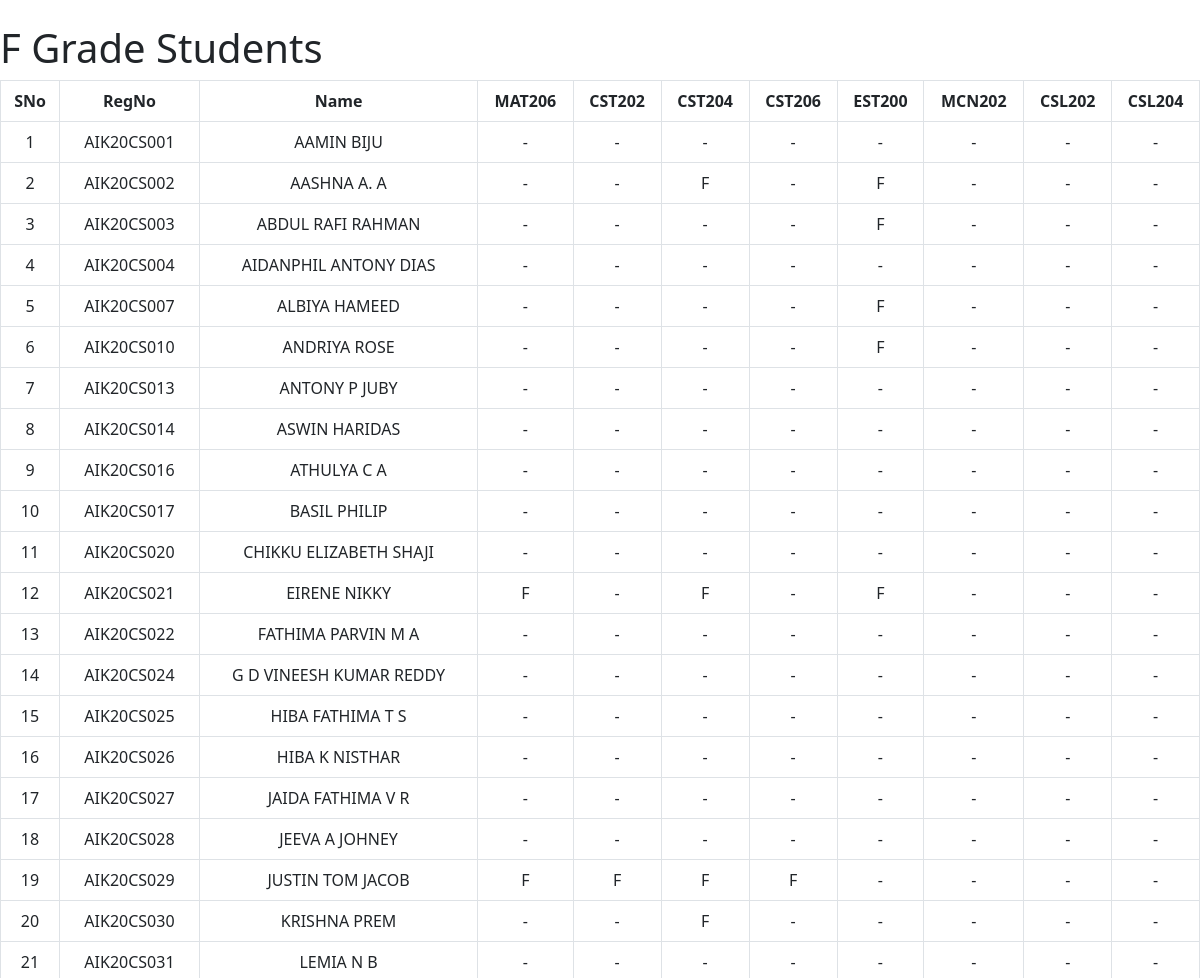
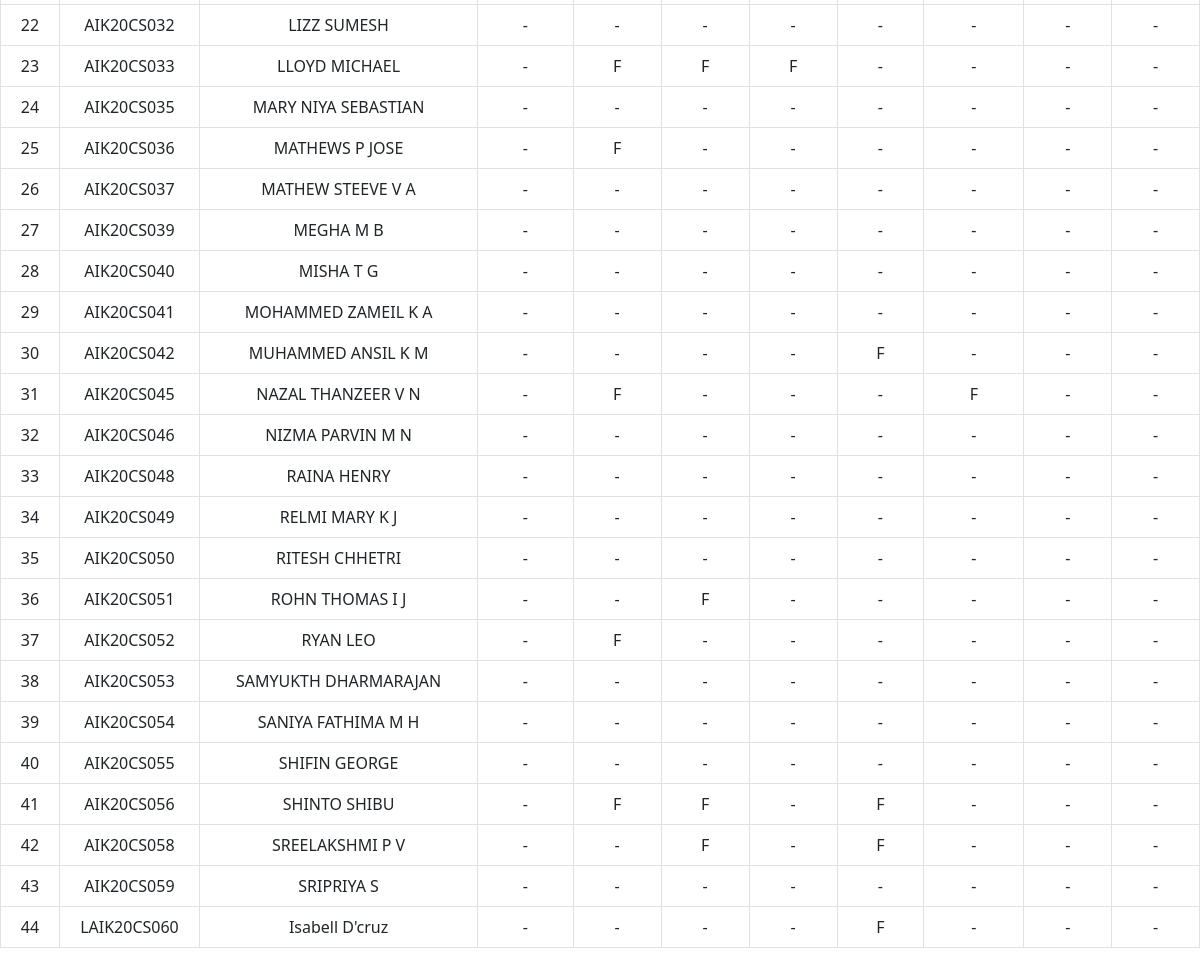
Page /2f_grade on the committed database (2 pictures, top to bottom).
### main.py (models this page shows)
class Student(db.Model):
    id = db.Column(db.Integer,primary_key=True)
    RegNo = db.Column(db.String(10),nullable=False)
    Name = db.Column(db.String(50),nullable=False)
    MAT206 = db.Column(db.String(10),nullable=False)
    CST202 = db.Column(db.String(10),nullable=False)
    CST204 = db.Column(db.String(10),nullable=False)
    CST206 = db.Column(db.String(10),nullable=False)
    EST200 = db.Column(db.String(10),nullable=False)
    MCN202 = db.Column(db.String(10),nullable=False)
    CSL202 = db.Column(db.String(10),nullable=False)
    CSL204 = db.Column(db.String(10),nullable=False)
    Earned_Credits = db.Column(db.Integer,nullable=False)
    Cumilative_Credits = db.Column(db.Integer,nullable=False)
    SGPA = db.Column(db.Integer,nullable=False)
    CGPA = db.Column(db.Integer,nullable=False)

### main.py (the view)
@app.route('/2f_grade', methods=['GET'])
def f2_grade():
    students_2f_grade = Student.query.filter(
        (func.length(func.replace(Student.MAT206, 'F', '')) == 2) +
        (func.length(func.replace(Student.CST202, 'F', '')) == 2) +
        (func.length(func.replace(Student.CST204, 'F', '')) == 2) +
        (func.length(func.replace(Student.CST206, 'F', '')) == 2) +
        (func.length(func.replace(Student.EST200, 'F', '')) == 2) +
        (func.length(func.replace(Student.MCN202, 'F', '')) == 2) +
        (func.length(func.replace(Student.CSL202, 'F', '')) == 2) +
        (func.length(func.replace(Student.CSL204, 'F', '')) == 2)
    ).all()
    return render_template('f_grade.html', students=students_2f_grade)

### templates/F_grade.html (shortened to what this page needs)
{% extends 'base.html' %}
{% block body %}
<h1 class="mt-4">F Grade Students</h1>
<table class="table table-hover text-center table-bordered">
    <thead>
        <tr>
        <th scope="col">SNo</th>
        <th scope="col">RegNo</th>
        <th scope="col">Name</th>
        <th scope="col">MAT206</th>
        <th scope="col">CST202</th>
        <th scope="col">CST204</th>
        <th scope="col">CST206</th>
        <th scope="col">EST200</th>
        <th scope="col">MCN202</th>
        <th scope="col">CSL202</th>
        <th scope="col">CSL204</th>
        </tr>
    </thead>
            <tbody>
                {% for student in students %}
                <tr>
                    <td scope="row">{{ loop.index }}</td>
                    <td>{{ student.RegNo }}</td>
                    <td>{{ student.Name }}</td>
                    {% if student.MAT206 == "F" %}
                        <td>{{ student.MAT206 }}</td>
                    {% else %}
                        <td> - </td>
                    {% endif %}
                    {% if student.CST202 == "F" %}
                        <td>{{ student.CST202 }}</td>
                    {% else %}
                        <td> - </td>
                    {% endif %}
                    {% if student.CST204 == "F" %}
                        <td>{{ student.CST204 }}</td>
                    {% else %}
                    <td> - </td>
                    {% endif %}
                    {% if student.CST206 == "F" %}
                        <td>{{ student.CST206 }}</td>
                    {% else %}
                    <td> - </td>
                    {% endif %}
                    {% if student.EST200 == "F" %}
                        <td>{{ student.EST200 }}</td>
                    {% else %}
                    <td> - </td>
                    {% endif %}
                    {% if student.MCN202 == "F" %}
                        <td>{{ student.MCN202 }}</td>
                    {% else %}
                    <td> - </td>
                    {% endif %}
                    {% if student.CSL202 == "F" %}
                        <td>{{ student.CSL202 }}</td>
                    {% else %}
                    <td> - </td>
                    {% endif %}
                    {% if student.CSL204 == "F" %}
                        <td>{{ student.CSL204 }}</td>
                    {% else %}
                    <td> - </td>
                    {% endif %}
                </tr>
                {% endfor %}
            </tbody>
        </table>
{% endblock body %}

### rows in the picture
Student: RegNo "AIK20CS001", Name "AAMIN BIJU"
Student: RegNo "AIK20CS002", Name "AASHNA A. A", CST204 "F", EST200 "F"
Student: RegNo "AIK20CS003", Name "ABDUL RAFI RAHMAN", EST200 "F"
Student: RegNo "AIK20CS004", Name "AIDANPHIL ANTONY DIAS"
Student: RegNo "AIK20CS007", Name "ALBIYA HAMEED", EST200 "F"
Student: RegNo "AIK20CS010", Name "ANDRIYA ROSE", EST200 "F"
Student: RegNo "AIK20CS013", Name "ANTONY P JUBY"
Student: RegNo "AIK20CS014", Name "ASWIN HARIDAS"
Student: RegNo "AIK20CS016", Name "ATHULYA C A"
Student: RegNo "AIK20CS017", Name "BASIL PHILIP"
Student: RegNo "AIK20CS020", Name "CHIKKU ELIZABETH SHAJI"
Student: RegNo "AIK20CS021", Name "EIRENE NIKKY", MAT206 "F", CST204 "F", EST200 "F"
Student: RegNo "AIK20CS022", Name "FATHIMA PARVIN M A"
Student: RegNo "AIK20CS024", Name "G D VINEESH KUMAR REDDY"
Student: RegNo "AIK20CS025", Name "HIBA FATHIMA T S"
Student: RegNo "AIK20CS026", Name "HIBA K NISTHAR"
Student: RegNo "AIK20CS027", Name "JAIDA FATHIMA V R"
Student: RegNo "AIK20CS028", Name "JEEVA A JOHNEY"
Student: RegNo "AIK20CS029", Name "JUSTIN TOM JACOB", MAT206 "F", CST202 "F", CST204 "F", CST206 "F"
Student: RegNo "AIK20CS030", Name "KRISHNA PREM", CST204 "F"
Student: RegNo "AIK20CS031", Name "LEMIA N B"
Student: RegNo "AIK20CS032", Name "LIZZ SUMESH"
Student: RegNo "AIK20CS033", Name "LLOYD MICHAEL", CST202 "F", CST204 "F", CST206 "F"
Student: RegNo "AIK20CS035", Name "MARY NIYA SEBASTIAN"
Student: RegNo "AIK20CS036", Name "MATHEWS P JOSE", CST202 "F"
Student: RegNo "AIK20CS037", Name "MATHEW STEEVE V A"
Student: RegNo "AIK20CS039", Name "MEGHA M B"
Student: RegNo "AIK20CS040", Name "MISHA T G"
Student: RegNo "AIK20CS041", Name "MOHAMMED ZAMEIL K A"
Student: RegNo "AIK20CS042", Name "MUHAMMED ANSIL K M", EST200 "F"
Student: RegNo "AIK20CS045", Name "NAZAL THANZEER V N", CST202 "F", MCN202 "F"
Student: RegNo "AIK20CS046", Name "NIZMA PARVIN M N"
Student: RegNo "AIK20CS048", Name "RAINA HENRY"
Student: RegNo "AIK20CS049", Name "RELMI MARY K J"
Student: RegNo "AIK20CS050", Name "RITESH CHHETRI"
Student: RegNo "AIK20CS051", Name "ROHN THOMAS I J", CST204 "F"
Student: RegNo "AIK20CS052", Name "RYAN LEO", CST202 "F"
Student: RegNo "AIK20CS053", Name "SAMYUKTH DHARMARAJAN"
Student: RegNo "AIK20CS054", Name "SANIYA FATHIMA M H"
Student: RegNo "AIK20CS055", Name "SHIFIN GEORGE"
Student: RegNo "AIK20CS056", Name "SHINTO SHIBU", CST202 "F", CST204 "F", EST200 "F"
Student: RegNo "AIK20CS058", Name "SREELAKSHMI P V", CST204 "F", EST200 "F"
Student: RegNo "AIK20CS059", Name "SRIPRIYA S"
Student: RegNo "LAIK20CS060", Name "Isabell D'cruz", EST200 "F"
